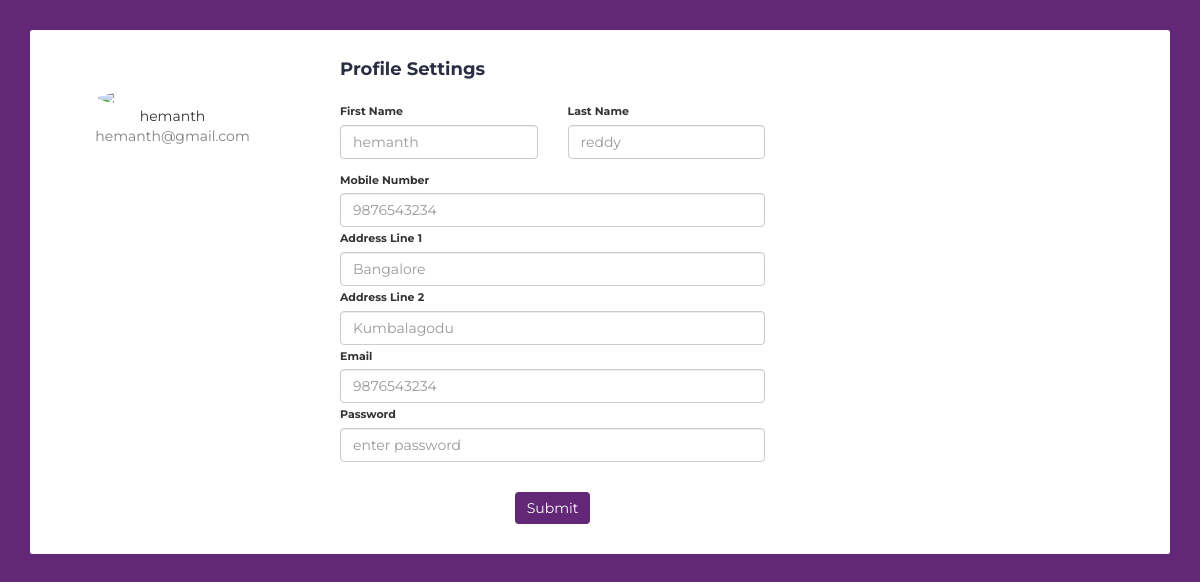
The app's page /user_profile.php (signed in) with its own data.
### tables this page shows
CREATE TABLE `user_info` (
  `user_id` int(10) NOT NULL,
  `first_name` varchar(100) NOT NULL,
  `last_name` varchar(100) NOT NULL,
  `email` varchar(300) NOT NULL,
  `password` varchar(300) NOT NULL,
  `mobile` varchar(10) NOT NULL,
  `address1` varchar(300) NOT NULL,
  `address2` varchar(11) NOT NULL
);

### user_profile.php (the view, shortened to what this page needs)
<!DOCTYPE html>
<html lang="en">
<head>
    <link href="https://cdn.jsdelivr.net/npm/bootstrap@5.0.0-alpha1/dist/css/bootstrap.min.css" rel="stylesheet">
    <link href="https://cdn.jsdelivr.net/npm/bootstrap@5.0.0-alpha1/dist/js/bootstrap.bundle.min.js" rel="stylesheet">
    <link href="https://cdnjs.cloudflare.com/ajax/libs/jquery/3.2.1/jquery.min.js" rel="stylesheet">
    <link type="text/css" rel="stylesheet" href="css/bootstrap.min.css" />
    <link type="text/css" rel="stylesheet" href="css/slick.css" />
    <link type="text/css" rel="stylesheet" href="css/slick-theme.css" />
    <link type="text/css" rel="stylesheet" href="css/nouislider.min.css" />
    <link rel="stylesheet" href="css/font-awesome.min.css">
    <link type="text/css" rel="stylesheet" href="css/style.css" />
    <link type="text/css" rel="stylesheet" href="css/accountbtn.css" />
</head>
<body>
    <?php
    include "db.php";
    if (isset($_SESSION["uid"])) {
        $sql = "SELECT * FROM user_info WHERE user_id='$_SESSION[uid]'";
        $query = mysqli_query($con, $sql);
        $row = mysqli_fetch_array($query);
        echo '
        <div class="container rounded bg-white mt-5 mb-5">
    <div class="row">
        <div class="col-md-3 border-right">
            <div class="d-flex flex-column align-items-center text-center p-3 py-5"><img class="rounded-circle mt-5" width="150px" src="https://st3.depositphotos.com/15648834/17930/v/600/depositphotos_179308454-stock-illustration-unknown-person-silhouette-glasses-profile.jpg"><span class="font-weight-bold">' . $row["first_name"] . '</span><span class="text-black-50">' . $row["email"] . '</span><span> </span></div>
        </div>
        <div class="col-md-5 border-right">
        <form action="user_update.php" method="post">
            <div class="p-3 py-5">
                <div class="d-flex justify-content-between align-items-center mb-3">
                    <h4 class="text-right">Profile Settings</h4>
                </div>
                <div class="row mt-2">
                    <div class="col-md-6"><label class="labels">First Name</label><input type="text" name="first_name" class="form-control" placeholder="' . $row["first_name"] . '" value=""></div>
                    <div class="col-md-6"><label class="labels">Last Name</label><input type="text" name="last_name"class="form-control" value="" placeholder="' . $row["last_name"] . '"></div>
                </div>
                <div class="row mt-3">
                    <div class="col-md-12"><label class="labels">Mobile Number</label><input type="text" name="mobile" class="form-control" placeholder="' . $row["mobile"] . '" value=""></div>
                    <div class="col-md-12"><label class="labels">Address Line 1</label><input type="text" name="address1" class="form-control" placeholder="' . $row["address1"] . '" value=""></div>
                    <div class="col-md-12"><label class="labels">Address Line 2</label><input type="text" name="address2" class="form-control" placeholder="' . $row["address2"] . '" value=""></div>
                    <div class="col-md-12"><label class="labels">Email</label><input type="text" name="email" class="form-control" placeholder="' . $row["mobile"] . '" value=""></div>
                    <div class="col-md-12"><label class="labels">Password</label><input type="text" name="password"class="form-control" placeholder="enter password" value=""></div>
                    </div>
                <div class="mt-5 text-center"><input type="submit"  name ="edit" class="btn btn-primary profile-button" ></div>
            </div>
            </div>
        </div>
    </div>
</div>';
    } ?>
</body>
</html>

### css/style.css (style rules this page uses)
body { font-family: 'Montserrat', sans-serif; font-weight: 400; background-image: linear-gradient(-134deg, #FFA62E 0%, #FB962E 20%, #F8852E 40%, #F3742D 60%, #EF612D 80%, #EA4D2C 100%); }
h1, h2, h3, h4, h5, h6 { color: #2B2D42; font-weight: 700; margin: 0 0 10px; }

### user_profile.php (style rules this page uses)
body { background: rgb(99, 39, 120) }
.profile-button { background: rgb(99, 39, 120); box-shadow: none; border: none }
.labels { font-size: 11px }

### records on screen
user_info: first_name "hemanth", email "hemanth@gmail.com", last_name "reddy", mobile "9876543234", address1 "Bangalore", address2 "Kumbalagodu", email "9876543234"
